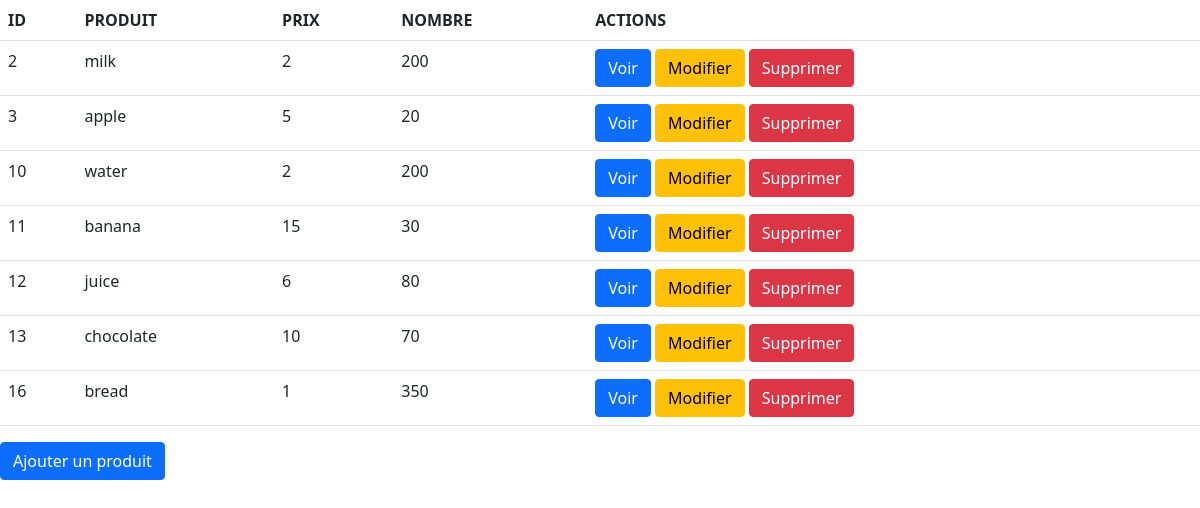
The page / on the database its author committed.
### tables this page shows
CREATE TABLE `crud` (
  `id` int NOT NULL,
  `produit` varchar(100) NOT NULL,
  `prix` double NOT NULL,
  `nombre` int NOT NULL
);

### index.php (the view, shortened to what this page needs)
<!DOCTYPE html>
<html lang="en">
<head>
    <link href="https://cdn.jsdelivr.net/npm/bootstrap@5.0.2/dist/css/bootstrap.min.css" rel="stylesheet">
</head>
    <body>
    <?php
        require "connect.php";
        $req="select * from crud";
        $prep=$pdo->prepare($req);
        $prep->execute();
        $crud=$prep->fetchAll(PDO::FETCH_ASSOC);
    ?>
        <table class="table">
            <tr>
                <th scope="col"> ID </th>
                <th scope="col"> PRODUIT </th>
                <th scope="col"> PRIX </th>
                <th scope="col"> NOMBRE </th>
                <th scope="col"> ACTIONS </th>
            </tr>
            <?php
                if ($crud){
                    foreach($crud as $line){
            ?>
                <tr>
                    <td scope="row"><?= $line["id"]?></td>
                    <td><?= $line["produit"]?></td>
                    <td><?= $line["prix"]?></td>
                    <td><?= $line["nombre"]?></td>
                    <td>
                        <a href="details.php?id=<?= $line["id"] ?>"><button class="btn btn-primary">Voir</button></a>
                        <a href="edit.php?id=<?= $line["id"] ?>"><button class="btn btn-warning">Modifier</button></a>
                        <a href="delete.php?id=<?= $line["id"] ?>" onclick="return confirm('Are you sure you want to delete?')"><button class="btn btn-danger">Supprimer</button></a>
                    </td>
                </tr>
            <?php
                    }
                }
            ?>
        </table>
        <form action="add.php">
            <button class="btn btn-primary">Ajouter un produit</button>
        </form>
    </body>
</html>

### rows shown on the page
crud: id "2", produit "milk", prix "2", nombre "200"
crud: id "3", produit "apple", prix "5", nombre "20"
crud: id "10", produit "water", prix "2", nombre "200"
crud: id "11", produit "banana", prix "15", nombre "30"
crud: id "12", produit "juice", prix "6", nombre "80"
crud: id "13", produit "chocolate", prix "10", nombre "70"
crud: id "16", produit "bread", prix "1", nombre "350"
